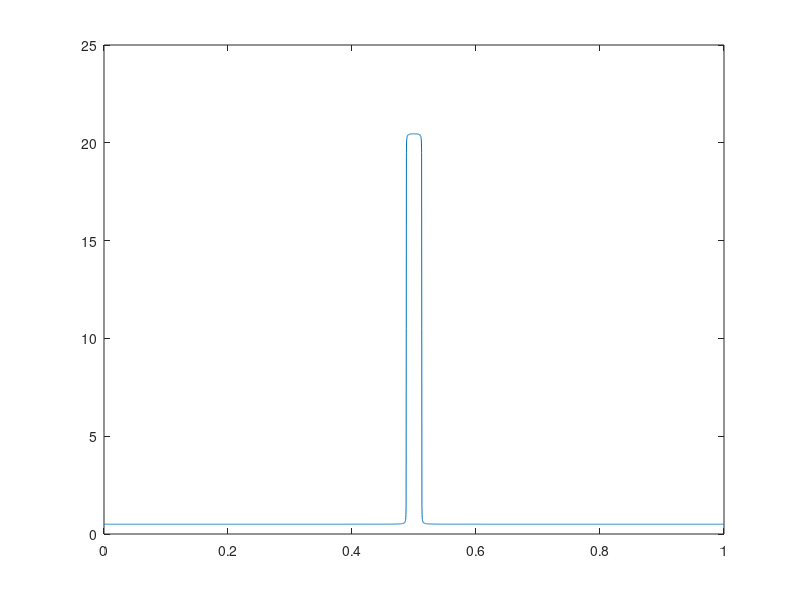

Here is the MATLAB script that generated this plot:
clear
f=50;
Fs=4000;
t=0:1/Fs:1-(1/Fs);

LPF=fft(sinc(2*f*t));
LPF=fftshift(LPF);

n=length(LPF);
plot(t,LPF)
